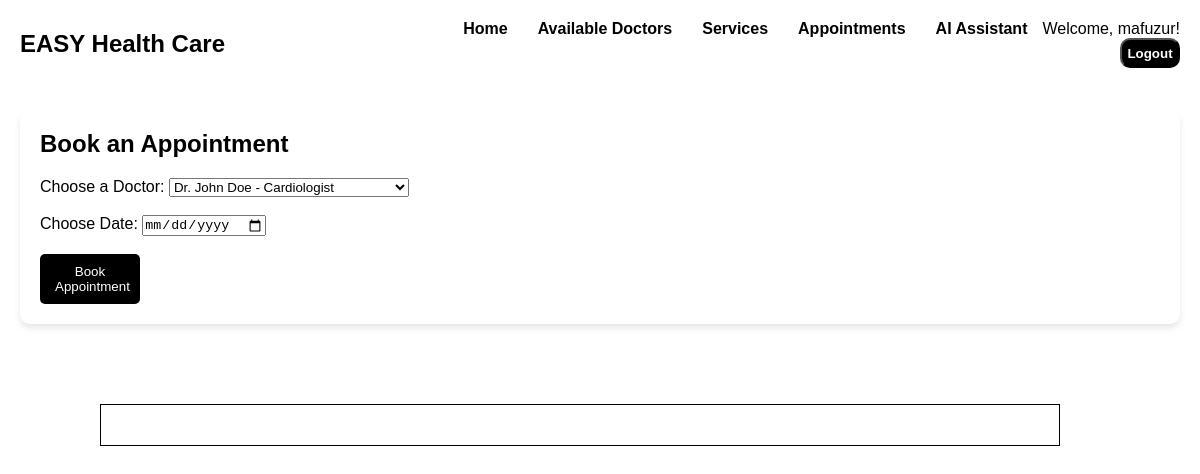
Before: /appointment (signed in) with the older database file.
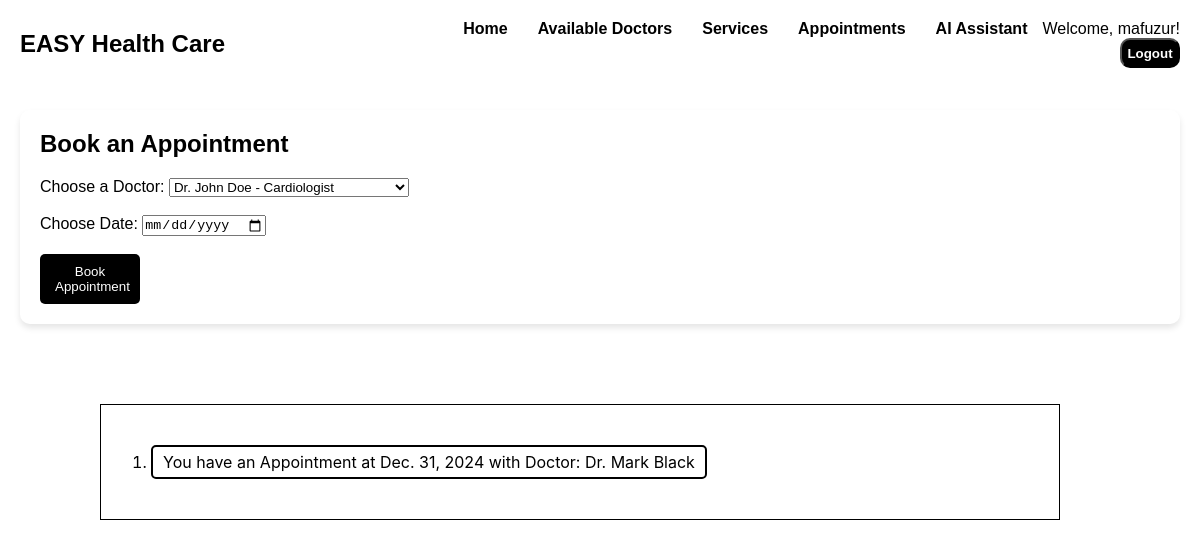
After: the same page with the newer database file.
### main_site/models.py (models this page shows, shortened)
class BookAppointment(models.Model):
    user = models.ForeignKey(User, on_delete=models.CASCADE, related_name="user_appointments")
    doc_name = models.CharField(max_length=50)
    app_date = models.DateField()
    timestamp = models.DateField(default=now)

### main_site/views.py (the view)
# urls.py: path('appointment', views.appointment, name="Appointment")
def appointment(requests):
    if requests.method == "POST":
        user = requests.user
        doctor = requests.POST.get('doctor')
        app_date = requests.POST.get('date')
        book_app = BookAppointment.objects.create(user=user, doc_name=doctor, app_date=app_date)
        return redirect('/appointment')
    user = requests.user
    my_appointment  = user.user_appointments.all()
    context = {
        "appointments": my_appointment,
    }
    return render(requests, 'appointments.html',  context=context)

### templates/appointments.html (shortened to what this page needs)
{% load static %}
<!DOCTYPE html>
<html lang="en">
<head>
    <link rel="stylesheet" href="{% static "styles.css" %}">
    <link rel="stylesheet" href="{% static "appointment_styles.css" %}">
</head>
<body>
    <nav class="navbar">
        <div class="navbar-content">
            <h1>EASY Health Care</h1>
            <ul>
                <li><a href="/">Home</a></li>
                <li><a href="/#doctors">Available Doctors</a></li>
                <li><a href="/#services">Services</a></li>
                <li><a href="/appointment">Appointments</a></li>
                <li><a href="/assistant">AI Assistant</a></li>
                {% if user.is_authenticated %}
        <div class="user_info">
            <span>Welcome, {{ user.username }}!</span>
            <form method="post" action="/logout">
                <input type="submit" value="Logout">
            </form>
        </div>
        {% else %}
        <div class="user">
                    <a href="/login">Login</a>
                    <a href="/register">Register</a>
                </div>
                {% endif %}
            </ul>
        </div>
    </nav>
    <section id="appointments" class="section">
        <div class="glass-card">
            <h2>Book an Appointment</h2>
            <form id="appointmentForm" method="POST" action="/appointment">
                <label for="doctor">Choose a Doctor:</label>
                <select id="doctor" name="doctor" required>
                    <option value="Dr. John Doe">Dr. John Doe - Cardiologist</option>
                </select>
                <br><br>
                <label for="date">Choose Date:</label>
                <input type="date" id="date" name="date" required>
                <br><br>
                <button type="submit">Book Appointment</button>
            </form>
        </div>
    </section>
    <section id="appointments">
        <div class="app_list">
            <ul>{% for appointment in appointments %}
                <li>You have an Appointment at {{appointment.app_date}} with Doctor: {{appointment.doc_name}}</li>
               {% endfor %}
            </ul>
        </div>
    </section>
</body>
</html>

Changed rows visible on the page:
added BookAppointment: app_date "Dec. 31, 2024", doc_name "Dr. Mark Black"
